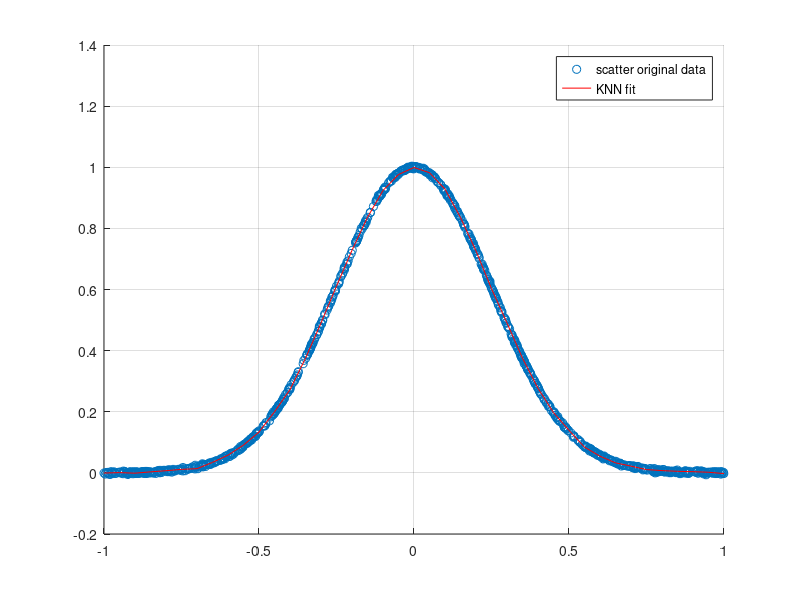
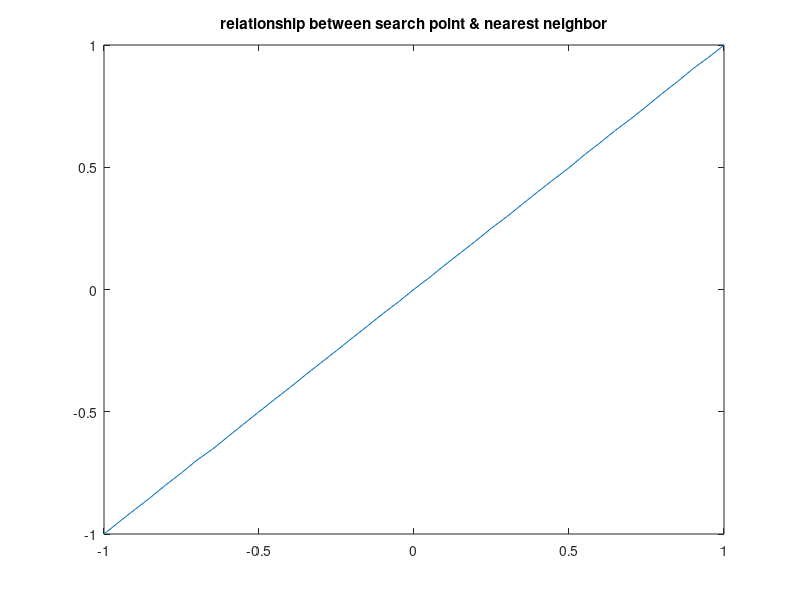
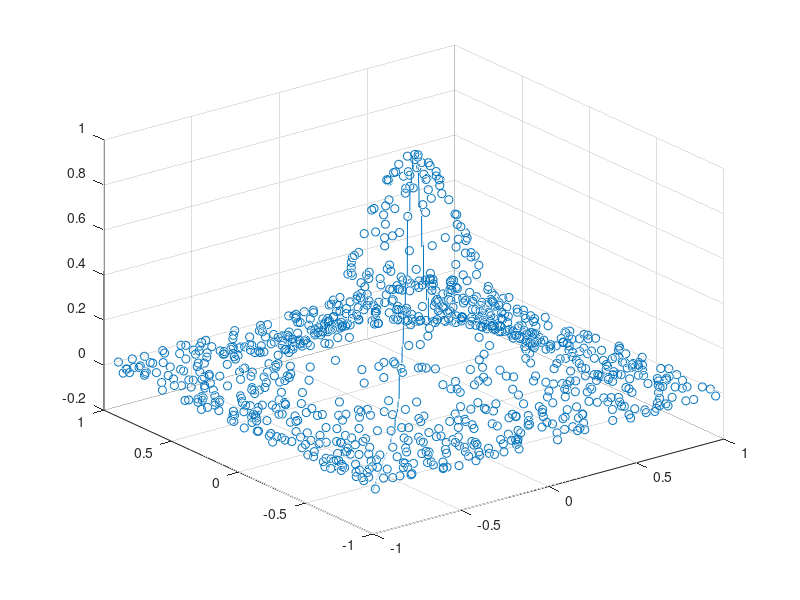
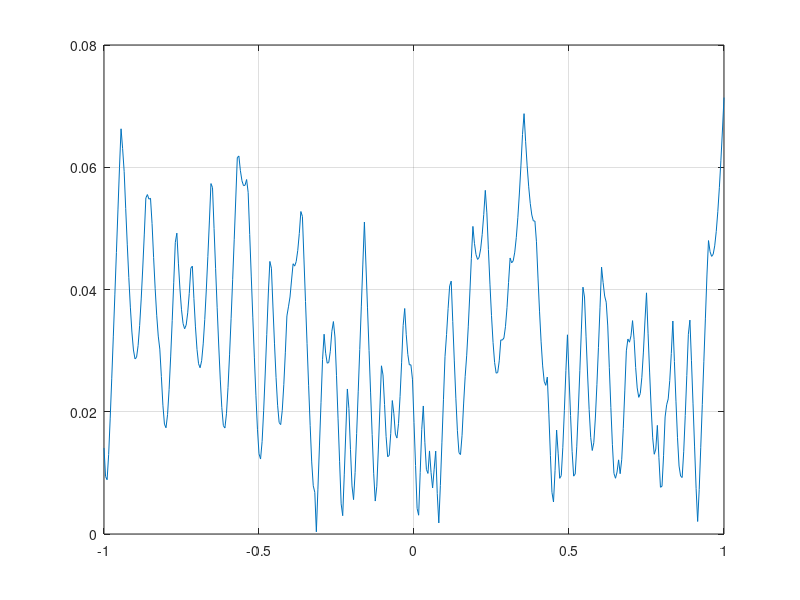

Reproduce these figures in MATLAB, in order.
%test KNN
clear
clc

%this is single dimension
for i = 1:1000
    x(i) = -1+2*rand;
    %x(i) = rand;
    y(i) = exp(-8*(x(i)^2))+0.0025*randn;
end
scatter(x,y)
hold all

%knn search based regression
count = 0
for i = -1:0.05:1
    count = count+1;
    X(count) = i;
    %Y(count) = exp(-8*(i^2));
end
xColumnVec = x';
yColumnVec = y';
xTgt = X';
[IDX,D] = knnsearch(xColumnVec,xTgt);
xEstKNN = xColumnVec(IDX);
yEstKNN = yColumnVec(IDX);
plot(xTgt,yEstKNN,'color','r')
grid;
legend('scatter original data','KNN fit');
figure(2);
plot(xTgt,xEstKNN)
test = [xTgt xEstKNN];
title('relationship between search point & nearest neighbor')

%for 2 dimensions
for i = 1:1000
    xmult = rand([1 2]);
    x1(i) = -1+2*xmult(1);
    x2(i) = -1+2*xmult(2);
    %x(i) = rand;
    ymult(i) = exp(-8*(x1(i)^2 + x2(i)^2))+0.0025*randn;
    xx(i,1) = x1(i);
    xx(i,2) = x2(i);
end
figure(3);
scatter3(x1,x2,ymult)
hold all;

%knn search based regression for 2 dimensions
count = 0;
for i = -1:0.005:1
    count = count+1;
    XX(count,1) = i;
    XX(count,2) = i;
end
xxColumnVec = xx;
yyColumnVec = ymult';
xxTgt = XX;
[IDX_xx,D_xx] = knnsearch(xxColumnVec,xxTgt);
for u = 1: size(IDX_xx)
    xxEstKNN(u,1) = xx(IDX_xx(u),1);
    xxEstKNN(u,2) = xx(IDX_xx(u),2);
    yyEstKNN(u) = yyColumnVec(IDX_xx(u));   
end
plot3(xxTgt(:,1),xxTgt(:,2),yyEstKNN)
test2 = [XX xxEstKNN];
figure(4);
plot(xxTgt(:,1),D_xx)
grid
figure(5);
plot(xTgt,D,'color','r')
grid
        


